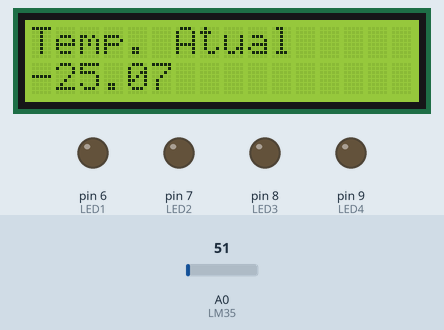
Simulated run of this sketch. Board: Arduino Uno, built with avr-gcc and run on an emulated ATmega328P. Parts: 16×2 character LCD, output pins drawn as LEDs (lit = HIGH). Dashed ring = blinking. The inputs (shaded band) are chosen by the test bench; at power-on: A0 (LM35) = 51.

Above: at 1.2 s.
1.3 s: A0 (LM35) set to 129
At 1.8 s:
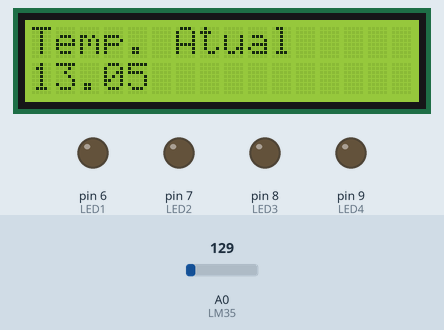
2.8 s: A0 (LM35) set to 149
At 4.0 s:
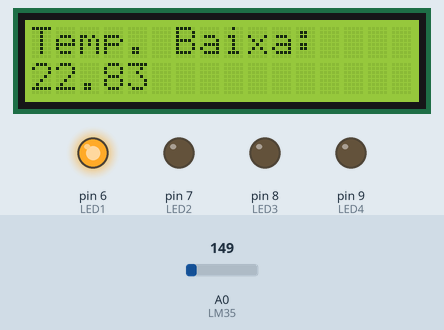
4.3 s: A0 (LM35) set to 163
At 4.55 s:
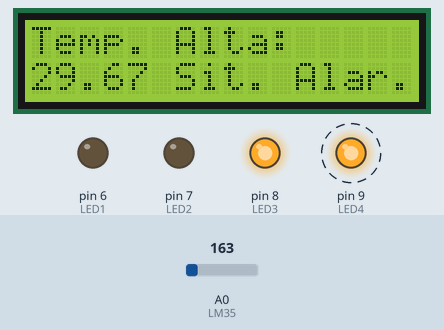
Timing chart, 0 to 12.1 s (numbered marks = the images above; inputs shaded):
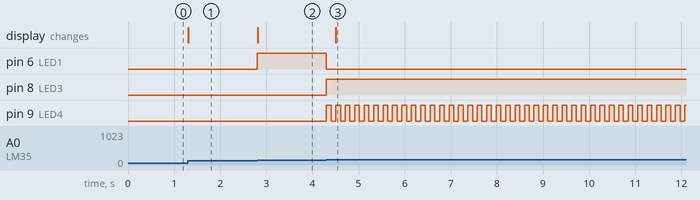

Measured:
- the behaviour switches between 139 and 140 on A0 (LM35) (found by bisection; images 1 and 2)
- after the input at 1.3 s, the display: changes at once (image 1)
- after the input at 2.8 s, pin 6 (LED1): LOW → HIGH at once; the display: changes at once (image 2)
- after the input at 4.3 s, pin 6 (LED1): HIGH → LOW at once; pin 8 (LED3): LOW → HIGH at once; pin 9 (LED4): alternates HIGH for 0.10 s and LOW for 0.10 s, starting at once; the display: changes after 0.21 s (image 3)

The sketch:

Grupo_02_-_Projeto_Forno_LCD.ino
```cpp
//define os LEDS e o Sensor para cada pino
#define LM35 A0
#define LED1 6
#define LED2 7
#define LED3 8
#define LED4 9

//Inclui biblioteca do LCD
#include <LiquidCrystal.h>
LiquidCrystal lcd(12, 11, 5, 4, 3, 2);


void setup() {

  //define os LEDS como saida
  pinMode(LED1, OUTPUT);
  pinMode(LED2, OUTPUT);
  pinMode(LED3, OUTPUT);
  pinMode(LED4, OUTPUT);

  // define os LEDS como desligado
  digitalWrite(LED1, LOW);
  digitalWrite(LED2, LOW);
  digitalWrite(LED3, LOW);
  digitalWrite(LED4, LOW);

 //Inicia o LCD 16x2
 lcd.begin(16, 2);

}

void loop() {

  // cria a variável leitor que vai guardar a leitura analógica do sensor
  float leitor = analogRead(LM35);

  // cria a variável tensao que vai guardar a leitura de tensao do sensor
  float tensao = ((leitor) * 5 / (1023));

  // cria a variável temperatura que vai guardar o valor da temperatura
  //float temperatura = tensao / 0.01;
  float temperatura = (tensao / 0.01) - 50;


  //Condição para mostrar a temperatura atual e apagar LED1
  if(temperatura < 18){
    lcd.setCursor(0, 0);
    lcd.print("Temp. Atual");
    lcd.setCursor(0, 1);
    lcd.print(temperatura);
    digitalWrite(LED1, LOW);

    //Apaga o nome "Situacao de alarme"
    lcd.print("           ");
  }


  //condicao para ascender o LED1 quando a temperatura estiver baixa
  if(temperatura >= 18 && temperatura <= 25) {
    lcd.setCursor(0, 0);
    digitalWrite(LED1, HIGH);

    //Informa temperatura baixa
    lcd.print("Temp. Baixa: ");
    lcd.setCursor(0, 1);
    lcd.print(temperatura);

     //Apaga o nome "Situacao de alarme"
     lcd.print("           ");

  }

   //condicao para ascender o LED2 quando a temperatura estiver media
  if(temperatura >= 26 && temperatura <= 28.84) {
    lcd.setCursor(0, 0);
    digitalWrite(LED2, HIGH);
    digitalWrite(LED1, LOW);

    //Informa temperatura media
    lcd.print("Temp. Media: ");
    lcd.setCursor(0, 1);
    lcd.print(temperatura);

     //Apaga o nome "Situacao de alarme"
     lcd.print("           ");

   //Condicao para apagar o LED2
  }else if(temperatura < 26){
    digitalWrite(LED2, LOW);
  }

   //condicao para ascender o LED3 quando a temperatura estiver alta
  if(temperatura > 28.84) {
    lcd.setCursor(0, 0);
    digitalWrite(LED3, HIGH);
    digitalWrite(LED2, LOW);
    digitalWrite(LED1, LOW);

    //Pisca o LED4 em situacao de alarme
    digitalWrite(LED4, HIGH);
    delay(100);
    digitalWrite(LED4, LOW);
    delay(100);

    //Informa temperatura alta
    lcd.print("Temp. Alta: ");
    lcd.setCursor(0, 1);
    lcd.print(temperatura);
    lcd.print(" Sit. Alar.");

  //apaga o LED3 e LED4
  }else if(temperatura < 28.84){
    digitalWrite(LED3, LOW);
    digitalWrite(LED4, LOW);
  }


}
```
